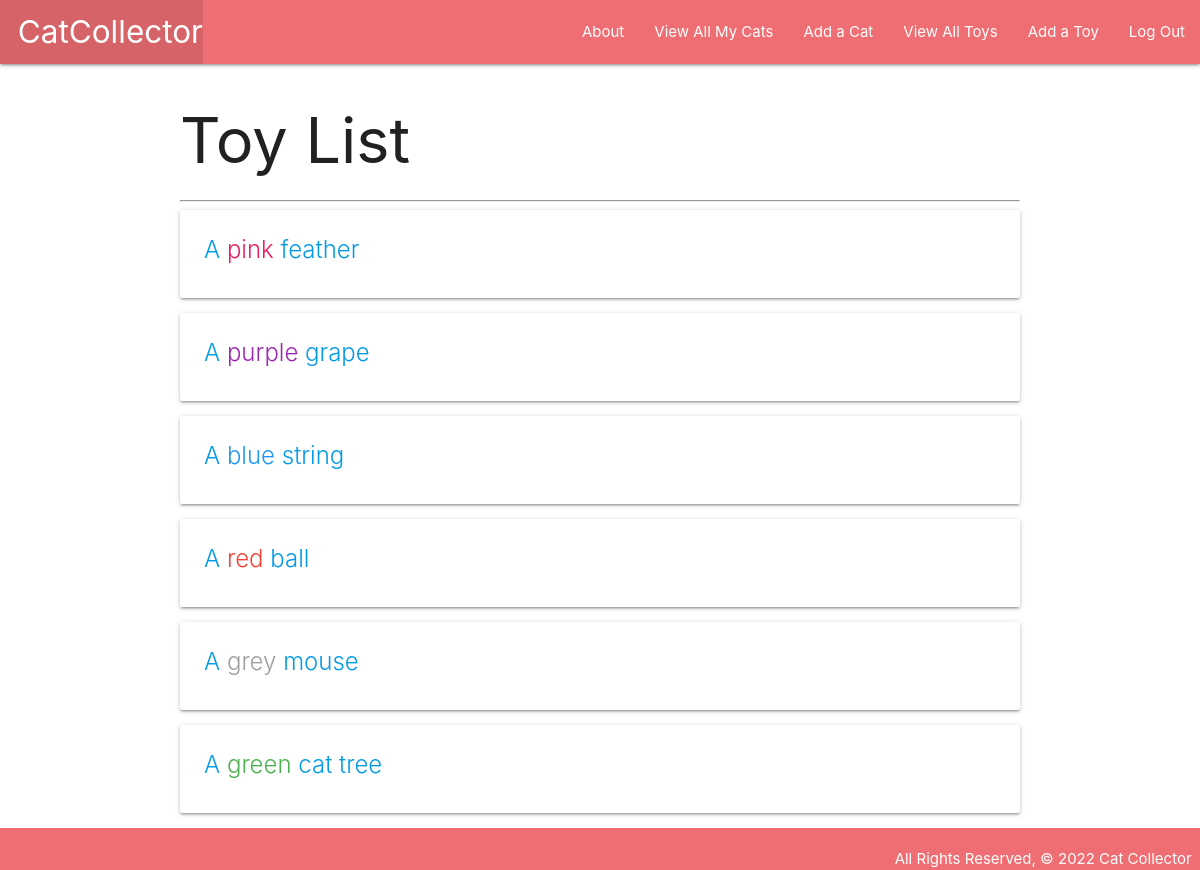
The page /toys/ (signed in) on the database as committed earlier.
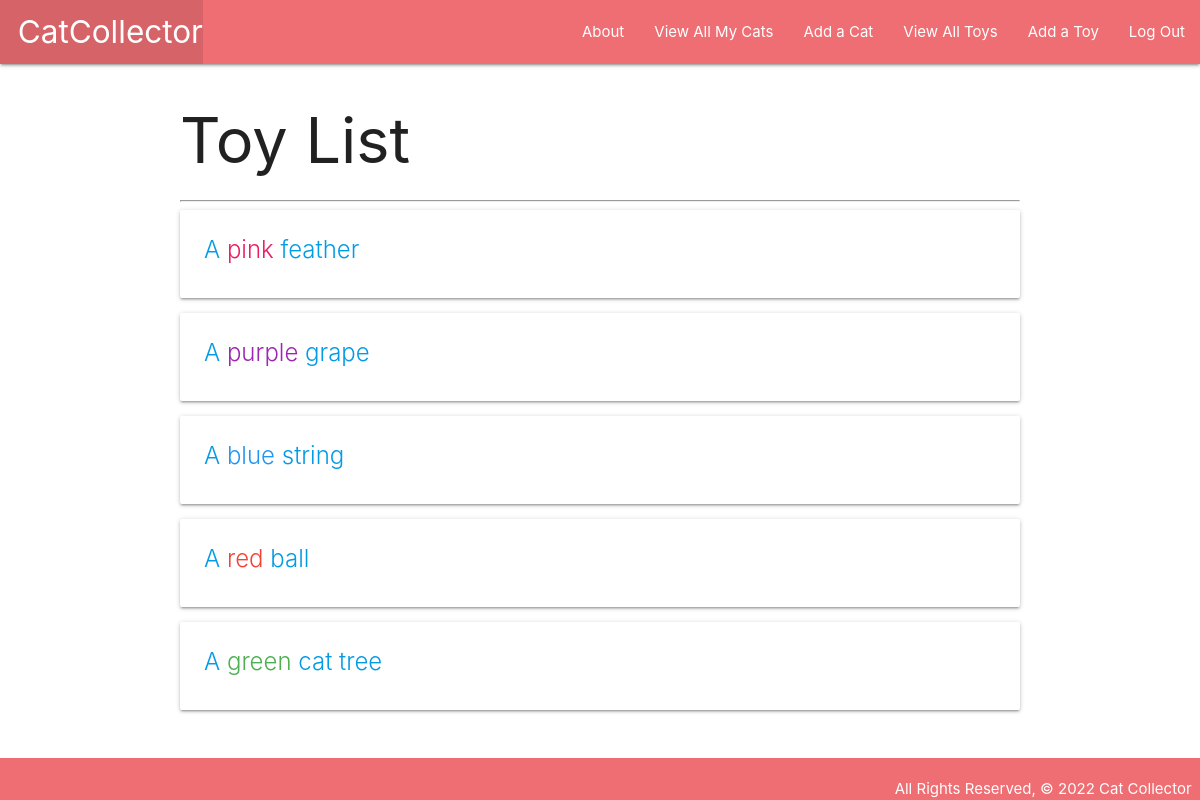
The same page on the database as committed later.
### main_app/models.py (models this page shows, shortened)
class Toy(models.Model):
    name = models.CharField(max_length=50)
    color = models.CharField(max_length=20)

### main_app/views.py (the view)
# urls.py: path('toys/', views.ToyList.as_view(), name='toys_index'),
class ToyList(LoginRequiredMixin, ListView):
    model = Toy
    template_name = 'toys/index.html'

### main_app/templates/toys/index.html
{% extends 'base.html' %} {% block content %}
<h1>Toy List</h1>
<hr />
{% for toy in object_list %}
<div class="card">
    <a href="{% url 'detail' toy.id %}">
        <div class="card-content">
            <span class="card-title">A
                <span class="{{toy.color}}-text">{{toy.color}}</span> {{toy.name}}</span>
        </div>
    </a>
</div>
{% endfor %} {% endblock%}

### main_app/templates/base.html (shortened to what this page needs)
{% load static %}
<!DOCTYPE html>
<html lang="en">
<head>
    <link
        rel="stylesheet"
        href="https://cdnjs.cloudflare.com/ajax/libs/materialize/1.0.0/css/materialize.min.css"
    />
    <link
        rel="stylesheet"
        type="text/css"
        href="{% static 'css/styles.css' %}"
    />
</head>
<body>
    <header class="navbar-fixed">
        <nav>
            <ul>
                <li>
                    <a href="/" class="left brand-logo">&nbsp;&nbsp;CatCollector</a>
                </li>
            </ul>
            <ul class="right">
                <li><a href="{% url 'about' %}">About</a></li>
                {% if user.is_authenticated %}
                <li><a href="{% url 'index' %}">View All My Cats</a></li>
                <li><a href="{% url 'cats_create' %}">Add a Cat</a></li>
                <li><a href="{% url 'toys_index' %}">View All Toys</a></li>
                <li><a href="{% url 'toys_create' %}">Add a Toy</a></li>
                <li><a href="{% url 'logout' %}">Log Out</a></li>
                {% else %}
                <li><a href="{% url 'login' %}">Log In</a></li>
                <li><a href="{% url 'signup' %}">Sign Up</a></li>
                {% endif %}
            </ul>
        </nav>
    </header>
    <main class="container">{% block content %} {% endblock %}</main>
    <footer class="page-footer">
        <div class="right">
            All Rights Reserved, &copy 2022 Cat Collector &nbsp;
        </div>
    </footer>
</body>
</html>

### main_app/static/css/styles.css (style rules this page uses)
* { box-sizing: border-box; margin: 0; }
body { min-height: 100vh; display: flex; flex-direction: column; }
main { flex: 1 0 auto; }
footer { padding-top: 0; text-align: right; }

Rows that differ between the two databases and show on the page:
removed Toy: color "grey", name "mouse"
